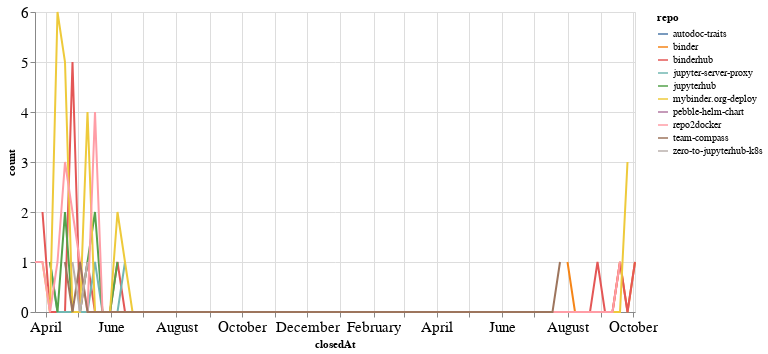

Notebook cell for this chart:
### Code cell
closed_by_time = closed_by.groupby('repo').resample('W', on='closedAt').count()['author'].reset_index()
closed_by_time = closed_by_time.rename(columns={'author': 'count'})

alt.Chart(closed_by_time, width=600).mark_line().encode(
    x='closedAt',
    y='count',
    color='repo',
    tooltip="repo"
)

### Figure 1 — Vega-Lite specification as saved in the notebook (floating-point values rounded to 4 significant figures; data arrays with more than 128 entries replaced by an {"elided": "..."} marker saying what was removed)
{"config": {"axisLeft": {"labelFontSize": 15}, "axisBottom": {"labelFontSize": 15}}, "data": {"name": "data-aa23cba31a98ac5468da03bda3c5391f"}, "mark": "line", "encoding": {"color": {"field": "repo", "type": "nominal"}, "tooltip": {"field": "repo", "type": "nominal"}, "x": {"field": "closedAt", "type": "temporal"}, "y": {"field": "count", "type": "quantitative"}}, "width": 600, "$schema": "https://vega.github.io/schema/vega-lite/v4.17.0.json", "datasets": {"data-aa23cba31a98ac5468da03bda3c5391f": {"elided": "341 records"}}}
